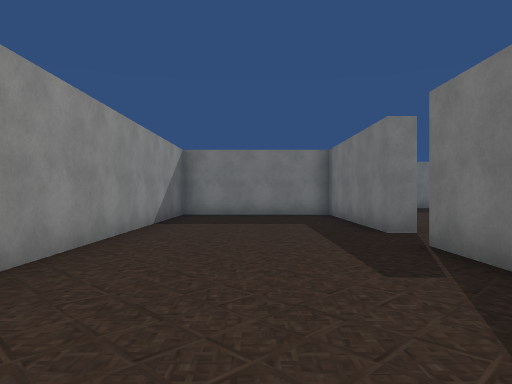
View 1 (above)

22 first-person views from a walk through a scene from a Unity 3-D project. The camera is 1.4 m above the floor, looks level and sees 70° across. The floor is counted in squares, 2 m on a side. Each view is taken from the middle of a square. On the plan, view 1 faces up. The plan holds only what a view shows up to about 11 squares ahead; the rest is blank. Some animated figures are not drawn. Some surface patterns are stand-ins.

View 2
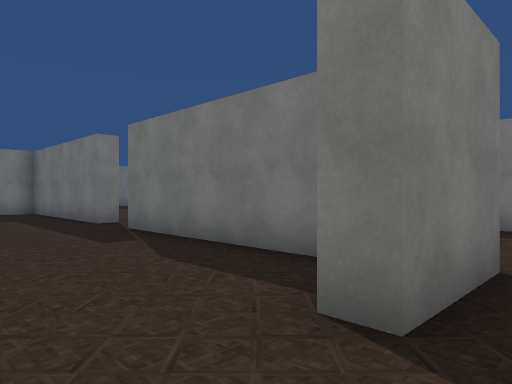

View 3
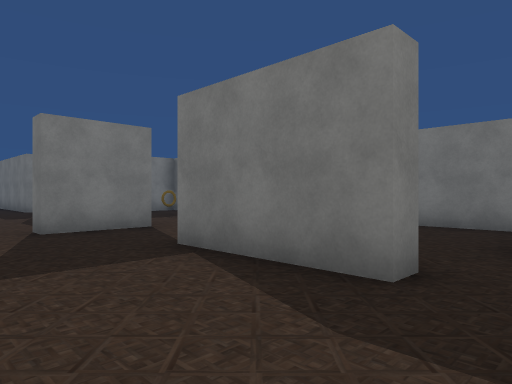

View 4
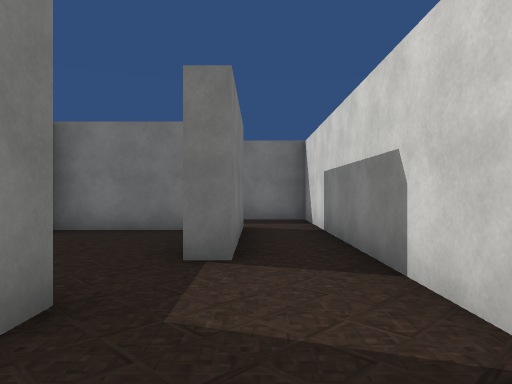

View 5
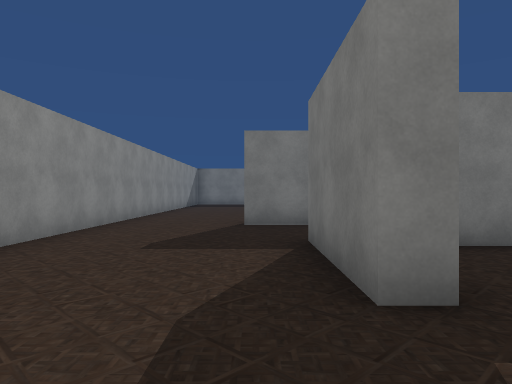

View 6
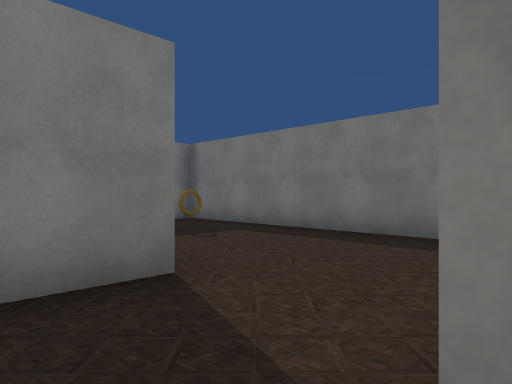

View 7
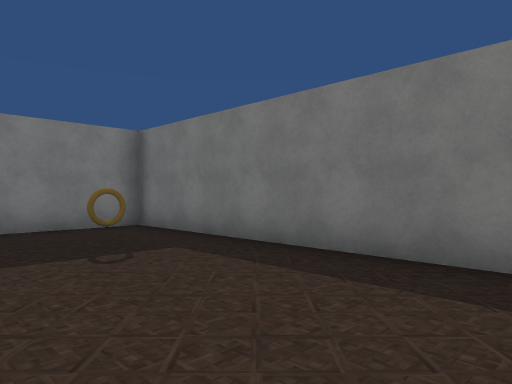

View 8
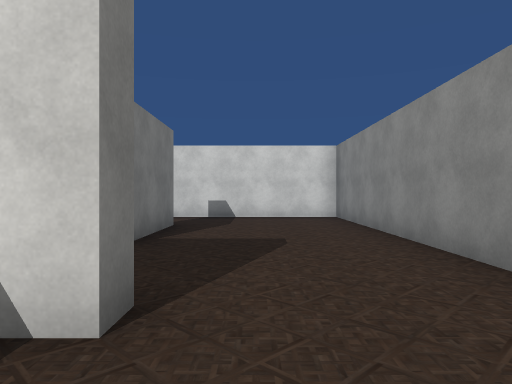

View 9
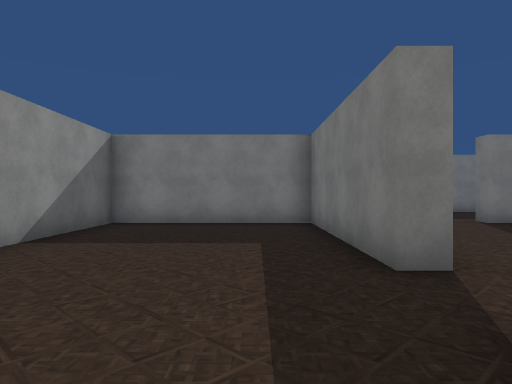

View 10
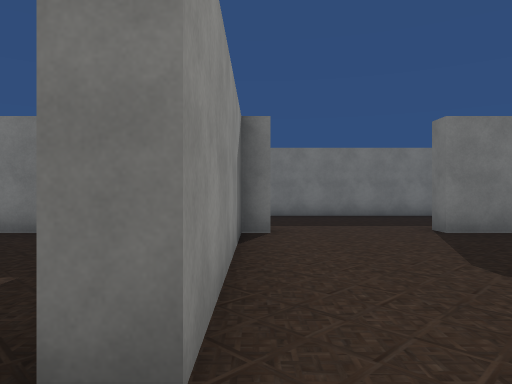

View 11
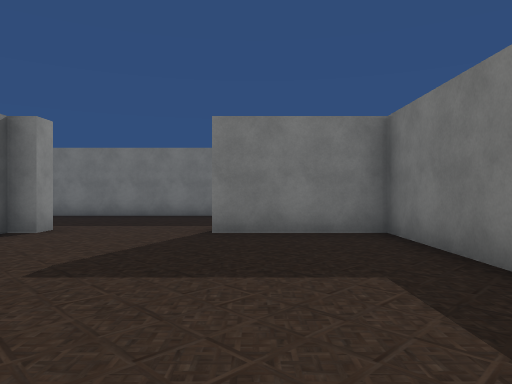

View 12
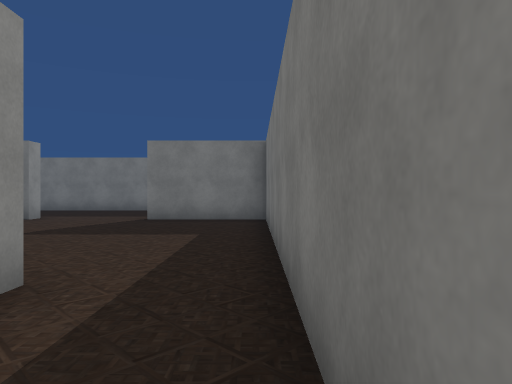

View 13
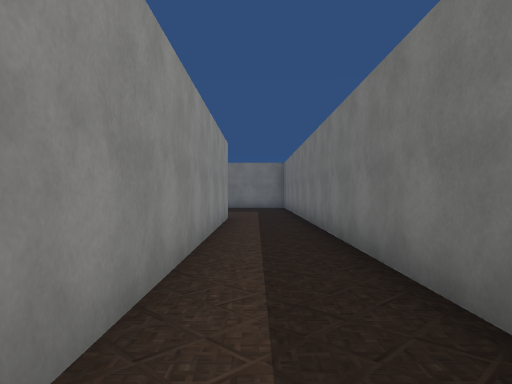

View 14
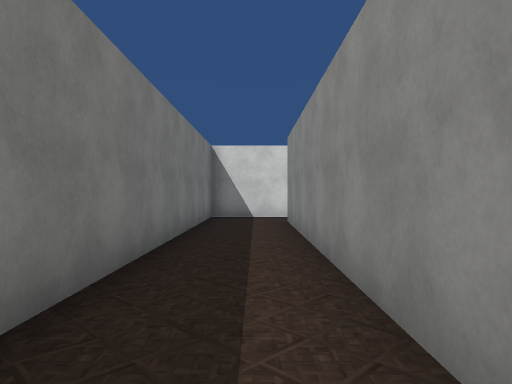

View 15
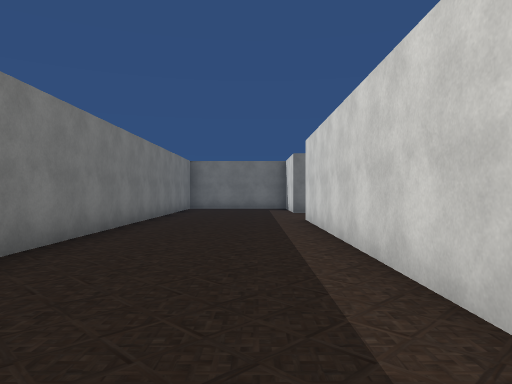

View 16
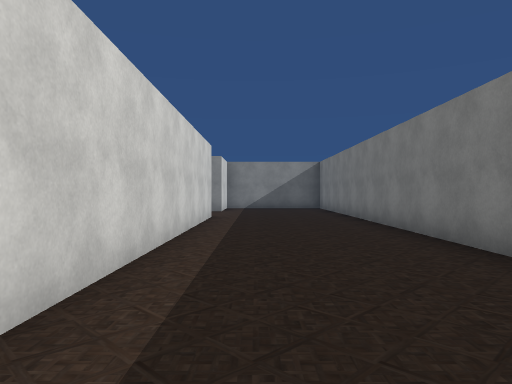

View 17
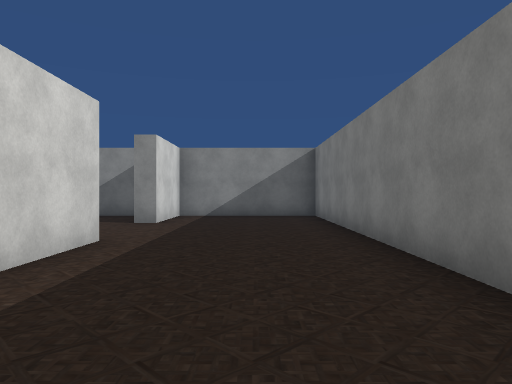

View 18
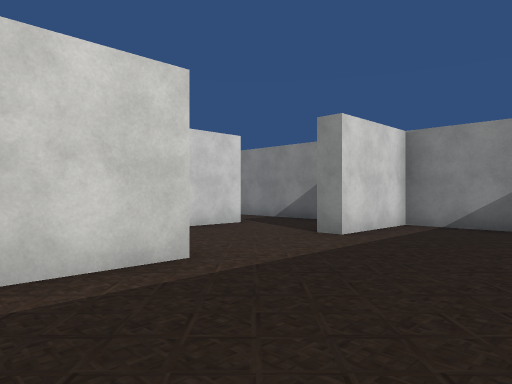

View 19
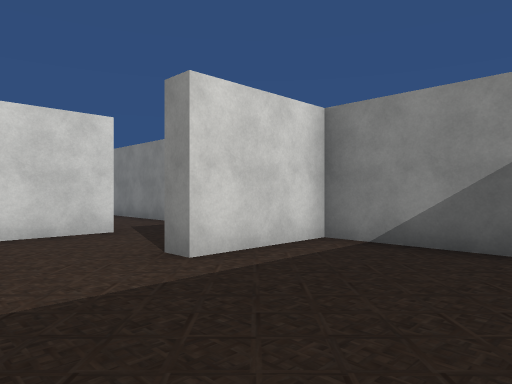

View 20
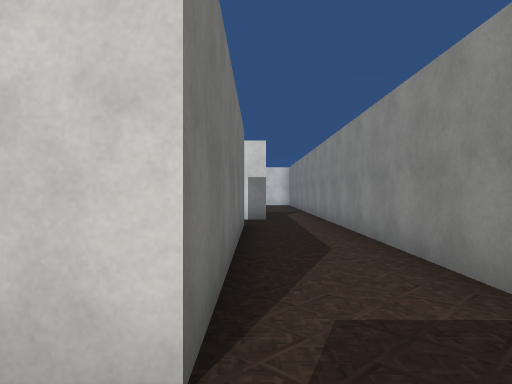

View 21
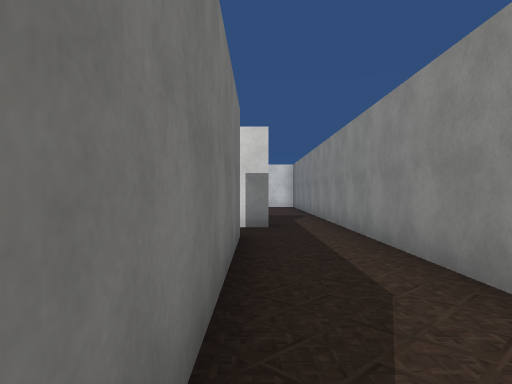

View 22
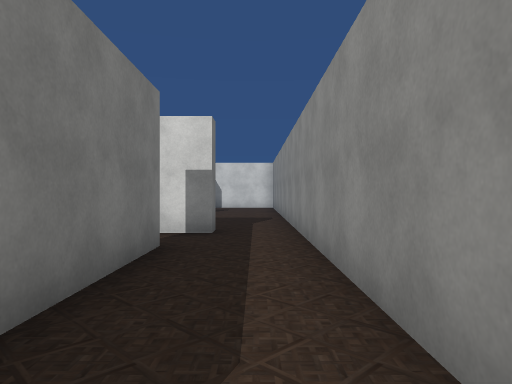

### Floor plan
Ten units are one square. View 1 is at (0, 0); x grows to the right and y downward. Boxes are objects, and circles mark ways between rooms. Rooms are numbered by the first view taken in them; rooms with no view inside come last. Other rooms are left out.
<svg viewBox="-163 -163 261 261">
<path fill="none" stroke="#000" d="M28 -62 23 -62 23 -113 -22 -113 -22 6M23 -2 23 -48M8 8 12 8M22 68 18 68 18 38M44 43 36 43M37 78 37 72M28 13 8 13 8 8M-22 6 -22 93 35 93M68 68 68 42M28 -113 28 -62M-39 -158 -158 -158 -158 -118 -133 -118 -133 -112M-102 -118 33 -118 33 -113M82 -158 -21 -158M73 -48 73 78 37 78M-158 -105 -158 -5M-138 -22 -138 -88 -120 -88M-143 -8 -132 -8M35 93 93 93 93 -113 63 -113 63 -118M68 24 68 -42 42 -42"/>
<circle cx="-5" cy="10" r="3" fill="#2a7"/>
<circle cx="30" cy="-55" r="3" fill="#2a7"/>
<circle cx="30" cy="90" r="3" fill="#2a7"/>
<circle cx="25" cy="25" r="3" fill="#2a7"/>
<text x="10" y="-50">1</text>
<text x="10" y="50">2</text>
<text x="-10" y="-120">3</text>
<text x="50" y="0">4</text>
</svg>
Room 1 opens to room 2. Room 1 opens to room 3. Room 2 opens to room 3. Room 2 opens to room 4.

Where each view was taken, in squares from view 1:
view 1: 0 up, 0 right, facing up
view 2: 2 down, 1 left, facing up-right
view 3: 8 down, 1 left, facing up-right
view 4: 8 down, 0 right, facing right
view 5: 9 down, 1 right, facing up
view 6: 4 down, 1 right, facing up-right
view 7: 3 down, 3 right, facing up-right
view 8: 1 up, 0 right, facing down
view 9: 3 up, 1 right, facing up
view 10: 5 up, 3 right, facing up
view 11: 5 up, 7 right, facing up
view 12: 2 up, 9 right, facing up
view 13: 5 down, 8 right, facing up
view 14: 1 up, 8 right, facing down
view 15: 13 up, 6 left, facing right
view 16: 13 up, 0 right, facing left
view 17: 14 up, 5 left, facing left
view 18: 15 up, 8 left, facing down-left
view 19: 15 up, 11 left, facing down-left
view 20: 10 up, 14 left, facing down
view 21: 8 up, 14 left, facing down
view 22: 7 up, 15 left, facing down
